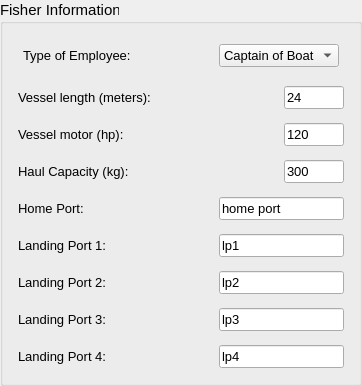
      <widget class="QGroupBox" name="vessel_info" >
       <property name="minimumSize" >
        <size>
         <width>30</width>
         <height>0</height>
        </size>
       </property>
       <property name="maximumSize" >
        <size>
         <width>500</width>
         <height>16777215</height>
        </size>
       </property>
       <property name="font" >
        <font>
         <pointsize>11</pointsize>
        </font>
       </property>
       <property name="title" >
        <string>Fisher Information</string>
       </property>
       <layout class="QVBoxLayout" name="verticalLayout" >
        <item>
         <widget class="QWidget" native="1" name="home_port_5" >
          <property name="maximumSize" >
           <size>
            <width>16777215</width>
            <height>41</height>
           </size>
          </property>
          <property name="font" >
           <font>
            <pointsize>10</pointsize>
           </font>
          </property>
          <layout class="QHBoxLayout" name="horizontalLayout" >
           <item>
            <widget class="QLabel" name="employee_text" >
             <property name="minimumSize" >
              <size>
               <width>150</width>
               <height>0</height>
              </size>
             </property>
             <property name="maximumSize" >
              <size>
               <width>200</width>
               <height>16777215</height>
              </size>
             </property>
             <property name="font" >
              <font>
               <pointsize>10</pointsize>
              </font>
             </property>
             <property name="layoutDirection" >
              <enum>Qt::LeftToRight</enum>
             </property>
             <property name="text" >
              <string>Type of Employee:</string>
             </property>
             <property name="alignment" >
              <set>Qt::AlignLeading|Qt::AlignLeft|Qt::AlignVCenter</set>
             </property>
            </widget>
           </item>
           <item>
            <spacer name="horizontalSpacer_9" >
             <property name="orientation" >
              <enum>Qt::Horizontal</enum>
             </property>
             <property name="sizeHint" stdset="0" >
              <size>
               <width>40</width>
               <height>20</height>
              </size>
             </property>
            </spacer>
           </item>
           <item>
            <widget class="QComboBox" name="comboBox" >
             <property name="maximumSize" >
              <size>
               <width>200</width>
               <height>16777215</height>
              </size>
             </property>
             <item>
              <property name="text" >
               <string>Captain of Boat</string>
              </property>
             </item>
             <item>
              <property name="text" >
               <string>Guide</string>
              </property>
             </item>
             <item>
              <property name="text" >
               <string>Boat owner</string>
              </property>
             </item>
             <item>
              <property name="text" >
               <string>Other</string>
              </property>
             </item>
            </widget>
           </item>
          </layout>
         </widget>
        </item>
        <item>
         <widget class="QWidget" native="1" name="vessel_length" >
          <property name="font" >
           <font>
            <pointsize>10</pointsize>
           </font>
          </property>
          <layout class="QHBoxLayout" >
           <property name="spacing" >
            <number>4</number>
           </property>
           <property name="margin" >
            <number>4</number>
           </property>
           <item>
            <widget class="QLabel" name="vessel_length_text" >
             <property name="minimumSize" >
              <size>
               <width>150</width>
               <height>0</height>
              </size>
             </property>
             <property name="maximumSize" >
              <size>
               <width>200</width>
               <height>16777215</height>
              </size>
             </property>
             <property name="font" >
              <font>
               <pointsize>10</pointsize>
              </font>
             </property>
             <property name="text" >
              <string>Vessel length (meters):</string>
             </property>
             <property name="alignment" >
              <set>Qt::AlignLeading|Qt::AlignLeft|Qt::AlignVCenter</set>
             </property>
            </widget>
           </item>
           <item>
            <spacer name="horizontalSpacer" >
             <property name="orientation" >
              <enum>Qt::Horizontal</enum>
             </property>
             <property name="sizeHint" stdset="0" >
              <size>
               <width>40</width>
               <height>20</height>
              </size>
             </property>
            </spacer>
           </item>
           <item>
            <widget class="QLineEdit" name="vessel_length_line" >
             <property name="enabled" >
              <bool>true</bool>
             </property>
             <property name="minimumSize" >
              <size>
               <width>60</width>
               <height>0</height>
              </size>
             </property>
             <property name="maximumSize" >
              <size>
               <width>60</width>
               <height>16777215</height>
              </size>
             </property>
             <property name="font" >
              <font>
               <pointsize>10</pointsize>
              </font>
             </property>
             <property name="contextMenuPolicy" >
              <enum>Qt::PreventContextMenu</enum>
             </property>
             <property name="text" >
              <string>24</string>
             </property>
            </widget>
           </item>
          </layout>
         </widget>
        </item>
        <item>
         <widget class="QWidget" native="1" name="vessel_length_2" >
          <property name="font" >
           <font>
            <pointsize>10</pointsize>
           </font>
          </property>
          <layout class="QHBoxLayout" >
           <property name="spacing" >
            <number>4</number>
           </property>
           <property name="margin" >
            <number>4</number>
           </property>
           <item>
            <widget class="QLabel" name="vessel_motor_text" >
             <property name="minimumSize" >
              <size>
               <width>150</width>
               <height>0</height>
              </size>
             </property>
             <property name="maximumSize" >
              <size>
               <width>200</width>
               <height>16777215</height>
              </size>
             </property>
             <property name="font" >
              <font>
               <pointsize>10</pointsize>
              </font>
             </property>
             <property name="text" >
              <string>Vessel motor (hp):</string>
             </property>
             <property name="alignment" >
              <set>Qt::AlignLeading|Qt::AlignLeft|Qt::AlignVCenter</set>
             </property>
            </widget>
           </item>
           <item>
            <spacer name="horizontalSpacer_2" >
             <property name="orientation" >
              <enum>Qt::Horizontal</enum>
             </property>
             <property name="sizeHint" stdset="0" >
              <size>
               <width>40</width>
               <height>20</height>
              </size>
             </property>
            </spacer>
           </item>
           <item>
            <widget class="QLineEdit" name="vessel_motor_line" >
             <property name="enabled" >
              <bool>true</bool>
             </property>
             <property name="minimumSize" >
              <size>
               <width>60</width>
               <height>0</height>
              </size>
             </property>
             <property name="maximumSize" >
              <size>
               <width>60</width>
               <height>16777215</height>
              </size>
             </property>
             <property name="font" >
              <font>
               <pointsize>10</pointsize>
              </font>
             </property>
             <property name="text" >
              <string>120</string>
             </property>
            </widget>
           </item>
          </layout>
         </widget>
        </item>
        <item>
         <widget class="QWidget" native="1" name="vessel_length_3" >
          <property name="font" >
           <font>
            <pointsize>10</pointsize>
           </font>
          </property>
          <layout class="QHBoxLayout" >
           <property name="spacing" >
            <number>4</number>
           </property>
           <property name="margin" >
            <number>4</number>
           </property>
           <item>
            <widget class="QLabel" name="haul_capacity_text" >
             <property name="minimumSize" >
              <size>
               <width>150</width>
               <height>0</height>
              </size>
             </property>
             <property name="maximumSize" >
              <size>
               <width>200</width>
               <height>16777215</height>
              </size>
             </property>
             <property name="font" >
              <font>
               <pointsize>10</pointsize>
              </font>
             </property>
             <property name="text" >
              <string>Haul Capacity (kg):</string>
             </property>
             <property name="alignment" >
              <set>Qt::AlignLeading|Qt::AlignLeft|Qt::AlignVCenter</set>
             </property>
            </widget>
           </item>
           <item>
            <spacer name="horizontalSpacer_3" >
             <property name="orientation" >
              <enum>Qt::Horizontal</enum>
             </property>
             <property name="sizeHint" stdset="0" >
              <size>
               <width>40</width>
               <height>20</height>
              </size>
             </property>
            </spacer>
           </item>
           <item>
            <widget class="QLineEdit" name="haul_capacity_line" >
             <property name="enabled" >
              <bool>true</bool>
             </property>
             <property name="minimumSize" >
              <size>
               <width>60</width>
               <height>0</height>
              </size>
             </property>
             <property name="maximumSize" >
              <size>
               <width>60</width>
               <height>16777215</height>
              </size>
             </property>
             <property name="font" >
              <font>
               <pointsize>10</pointsize>
              </font>
             </property>
             <property name="text" >
              <string>300</string>
             </property>
            </widget>
           </item>
          </layout>
         </widget>
        </item>
        <item>
         <widget class="QWidget" native="1" name="home_port" >
          <property name="font" >
           <font>
            <pointsize>10</pointsize>
           </font>
          </property>
          <layout class="QHBoxLayout" >
           <property name="spacing" >
            <number>4</number>
           </property>
           <property name="margin" >
            <number>4</number>
           </property>
           <item>
            <widget class="QLabel" name="home_port_text" >
             <property name="minimumSize" >
              <size>
               <width>150</width>
               <height>0</height>
              </size>
             </property>
             <property name="maximumSize" >
              <size>
               <width>200</width>
               <height>16777215</height>
              </size>
             </property>
             <property name="font" >
              <font>
               <pointsize>10</pointsize>
              </font>
             </property>
             <property name="text" >
              <string>Home Port:</string>
             </property>
             <property name="alignment" >
              <set>Qt::AlignLeading|Qt::AlignLeft|Qt::AlignVCenter</set>
             </property>
            </widget>
           </item>
           <item>
            <spacer name="horizontalSpacer_4" >
             <property name="orientation" >
              <enum>Qt::Horizontal</enum>
             </property>
             <property name="sizeHint" stdset="0" >
              <size>
               <width>40</width>
               <height>20</height>
              </size>
             </property>
            </spacer>
           </item>
           <item>
            <widget class="QLineEdit" name="home_port_line" >
             <property name="enabled" >
              <bool>true</bool>
             </property>
             <property name="minimumSize" >
              <size>
               <width>100</width>
               <height>0</height>
              </size>
             </property>
             <property name="maximumSize" >
              <size>
               <width>150</width>
               <height>16777215</height>
              </size>
             </property>
             <property name="font" >
              <font>
               <pointsize>10</pointsize>
              </font>
             </property>
             <property name="text" >
              <string>home port</string>
             </property>
            </widget>
           </item>
          </layout>
         </widget>
        </item>
        <item>
         <widget class="QWidget" native="1" name="home_port_4" >
          <property name="font" >
           <font>
            <pointsize>10</pointsize>
           </font>
          </property>
          <layout class="QHBoxLayout" >
           <property name="spacing" >
            <number>4</number>
           </property>
           <property name="margin" >
            <number>4</number>
           </property>
           <item>
            <widget class="QLabel" name="landing_port_text" >
             <property name="minimumSize" >
              <size>
               <width>150</width>
               <height>0</height>
              </size>
             </property>
             <property name="maximumSize" >
              <size>
               <width>200</width>
               <height>16777215</height>
              </size>
             </property>
             <property name="font" >
              <font>
               <pointsize>10</pointsize>
              </font>
             </property>
             <property name="text" >
              <string>Landing Port 1:</string>
             </property>
             <property name="alignment" >
              <set>Qt::AlignLeading|Qt::AlignLeft|Qt::AlignVCenter</set>
             </property>
            </widget>
           </item>
           <item>
            <spacer name="horizontalSpacer_5" >
             <property name="orientation" >
              <enum>Qt::Horizontal</enum>
             </property>
             <property name="sizeHint" stdset="0" >
              <size>
               <width>40</width>
               <height>20</height>
              </size>
             </property>
            </spacer>
           </item>
           <item>
            <widget class="QLineEdit" name="landing_port_line" >
             <property name="enabled" >
              <bool>true</bool>
             </property>
             <property name="minimumSize" >
              <size>
               <width>100</width>
               <height>0</height>
              </size>
             </property>
             <property name="maximumSize" >
              <size>
               <width>150</width>
               <height>16777215</height>
              </size>
             </property>
             <property name="font" >
              <font>
               <pointsize>10</pointsize>
              </font>
             </property>
             <property name="text" >
              <string>lp1</string>
             </property>
            </widget>
           </item>
          </layout>
         </widget>
        </item>
        <item>
         <widget class="QWidget" native="1" name="home_port_7" >
          <property name="font" >
           <font>
            <pointsize>10</pointsize>
           </font>
          </property>
          <layout class="QHBoxLayout" >
           <property name="spacing" >
            <number>4</number>
           </property>
           <property name="margin" >
            <number>4</number>
           </property>
           <item>
            <widget class="QLabel" name="landing_port_text_2" >
             <property name="minimumSize" >
              <size>
               <width>150</width>
               <height>0</height>
              </size>
             </property>
             <property name="maximumSize" >
              <size>
               <width>200</width>
               <height>16777215</height>
              </size>
             </property>
             <property name="font" >
              <font>
               <pointsize>10</pointsize>
              </font>
             </property>
             <property name="text" >
              <string>Landing Port 2:</string>
             </property>
             <property name="alignment" >
              <set>Qt::AlignLeading|Qt::AlignLeft|Qt::AlignVCenter</set>
             </property>
            </widget>
           </item>
           <item>
            <spacer name="horizontalSpacer_6" >
             <property name="orientation" >
              <enum>Qt::Horizontal</enum>
             </property>
             <property name="sizeHint" stdset="0" >
              <size>
               <width>40</width>
               <height>20</height>
              </size>
             </property>
            </spacer>
           </item>
           <item>
            <widget class="QLineEdit" name="landing_port_line_2" >
             <property name="enabled" >
              <bool>true</bool>
             </property>
             <property name="minimumSize" >
              <size>
               <width>100</width>
               <height>0</height>
              </size>
             </property>
             <property name="maximumSize" >
              <size>
               <width>150</width>
               <height>16777215</height>
              </size>
             </property>
             <property name="font" >
              <font>
               <pointsize>10</pointsize>
              </font>
             </property>
             <property name="text" >
              <string>lp2</string>
             </property>
            </widget>
           </item>
          </layout>
         </widget>
        </item>
        <item>
         <widget class="QWidget" native="1" name="home_port_8" >
          <property name="font" >
           <font>
            <pointsize>10</pointsize>
           </font>
          </property>
          <layout class="QHBoxLayout" >
           <property name="spacing" >
            <number>4</number>
           </property>
           <property name="margin" >
            <number>4</number>
           </property>
           <item>
            <widget class="QLabel" name="landing_port_text_3" >
             <property name="minimumSize" >
              <size>
               <width>150</width>
               <height>0</height>
              </size>
             </property>
             <property name="maximumSize" >
              <size>
               <width>200</width>
               <height>16777215</height>
              </size>
             </property>
             <property name="font" >
              <font>
               <pointsize>10</pointsize>
              </font>
             </property>
             <property name="text" >
              <string>Landing Port 3:</string>
             </property>
             <property name="alignment" >
              <set>Qt::AlignLeading|Qt::AlignLeft|Qt::AlignVCenter</set>
             </property>
            </widget>
           </item>
           <item>
            <spacer name="horizontalSpacer_7" >
             <property name="orientation" >
              <enum>Qt::Horizontal</enum>
             </property>
             <property name="sizeHint" stdset="0" >
              <size>
               <width>40</width>
               <height>20</height>
              </size>
             </property>
            </spacer>
           </item>
           <item>
            <widget class="QLineEdit" name="landing_port_line_3" >
             <property name="enabled" >
              <bool>true</bool>
             </property>
             <property name="minimumSize" >
              <size>
               <width>100</width>
               <height>0</height>
              </size>
             </property>
             <property name="maximumSize" >
              <size>
               <width>150</width>
               <height>16777215</height>
              </size>
             </property>
             <property name="font" >
              <font>
               <pointsize>10</pointsize>
              </font>
             </property>
             <property name="text" >
              <string>lp3</string>
             </property>
            </widget>
           </item>
          </layout>
         </widget>
        </item>
        <item>
         <widget class="QWidget" native="1" name="home_port_9" >
          <property name="font" >
           <font>
            <pointsize>10</pointsize>
           </font>
          </property>
          <layout class="QHBoxLayout" >
           <property name="spacing" >
            <number>4</number>
           </property>
           <property name="margin" >
            <number>4</number>
           </property>
           <item>
            <widget class="QLabel" name="landing_port_text_4" >
             <property name="minimumSize" >
              <size>
               <width>150</width>
               <height>0</height>
              </size>
             </property>
             <property name="maximumSize" >
              <size>
               <width>200</width>
               <height>16777215</height>
              </size>
             </property>
             <property name="font" >
              <font>
               <pointsize>10</pointsize>
              </font>
             </property>
             <property name="text" >
              <string>Landing Port 4:</string>
             </property>
             <property name="alignment" >
              <set>Qt::AlignLeading|Qt::AlignLeft|Qt::AlignVCenter</set>
             </property>
            </widget>
           </item>
           <item>
            <spacer name="horizontalSpacer_8" >
             <property name="orientation" >
              <enum>Qt::Horizontal</enum>
             </property>
             <property name="sizeHint" stdset="0" >
              <size>
               <width>40</width>
               <height>20</height>
              </size>
             </property>
            </spacer>
           </item>
           <item>
            <widget class="QLineEdit" name="landing_port_line_4" >
             <property name="enabled" >
              <bool>true</bool>
             </property>
             <property name="minimumSize" >
              <size>
               <width>100</width>
               <height>0</height>
              </size>
             </property>
             <property name="maximumSize" >
              <size>
               <width>150</width>
               <height>16777215</height>
              </size>
             </property>
             <property name="font" >
              <font>
               <pointsize>10</pointsize>
              </font>
             </property>
             <property name="text" >
              <string>lp4</string>
             </property>
            </widget>
           </item>
          </layout>
         </widget>
        </item>
       </layout>
      </widget>
